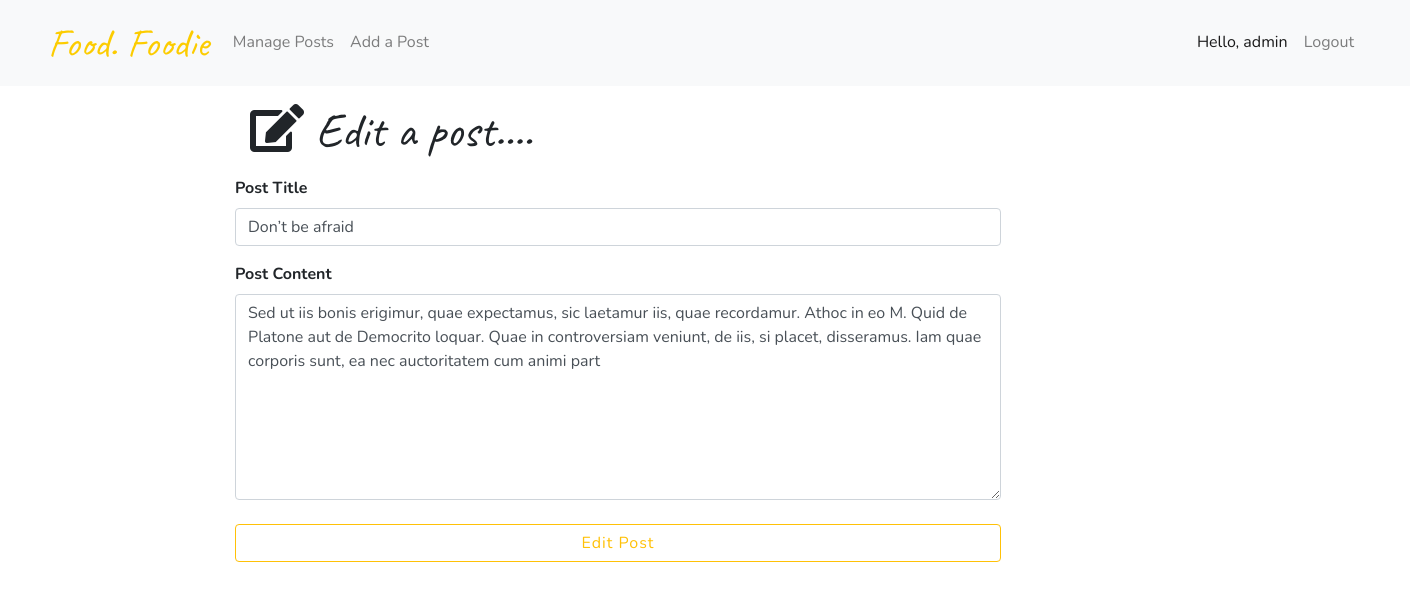
Screenshot of /admin/admin_edit.php?id=1 with the database file from the repository.
### tables this page shows
CREATE TABLE `post` (
  `ID` int(11) NOT NULL,
  `title` varchar(255) NOT NULL,
  `author` varchar(255) NOT NULL,
  `content` varchar(255) NOT NULL,
  `imgUrl` varchar(255) NOT NULL,
  `date_created` datetime NOT NULL DEFAULT CURRENT_TIMESTAMP
);

### admin/admin_edit.php (the view)
<?php
include_once '../admin/admin_header.php';
include '../db.php';
if(isset($_GET['id'])) {
  $id = $_GET['id'];
  $sql = "SELECT * FROM post WHERE ID = ?";
  $stmt = $conn->prepare($sql);
  $stmt->bind_param("s", $id);
  $stmt->execute();
  $results = $stmt->get_result();
  $rows = $results->fetch_assoc();
  $title = filter_var($rows['title'], FILTER_SANITIZE_STRING);
  $content = filter_var($rows['content'], FILTER_SANITIZE_STRING);
  $id = filter_var($rows['ID'], FILTER_SANITIZE_STRING);
} else if(isset($_POST['submit'])) {
  $id = $_POST['submit'];
  $title = $_POST['title'];
  $content = $_POST['content'];
  $sql = "UPDATE post SET post.content = ?, post.title = ? WHERE post.ID = ?";
  $stmt = $conn->prepare($sql);
  $stmt->bind_param("sss", $content, $title, $id);
  $stmt->execute();
  var_dump($stmt);
  if($stmt->affected_rows == 1 && $stmt->errno == 0) {
    $location = "Location: ./../showpost.php?id={$id}&update=true";
    header($location);
  }
}
 ?>
<div class="container-fluid pb-5 offset-md-2">
  <h2 class="display-4 mt-3 mb-3" style="font-family: 'Caveat', cursive; font-size: 3rem"><i class="fas fa-edit"></i> Edit a post....</h2>
  <div class="row">
    <form class="" action="admin_edit.php" method="post">
      <label class="font-weight-bold" for="title">Post Title</label>
      <input type="text" name="title" value="<?php if(isset($title)) {echo $title;} ?>" class="form-control" placeholder="Post title..."value="">
      <label class="font-weight-bold mt-3" for="content">Post Content</label>
      <textarea name="content" class="form-control" rows="8" cols="80"><?php if(isset($content)) {echo $content;} ?></textarea>
      <button type="submit" class="btn mt-4 btn-block btn-outline-warning" value="<?php if(isset($id)) {echo $id;} ?>" name="submit">Edit Post</button>
    </form>
  </div>
</div>

### style.css (style rules this page uses)
* { padding: 0; margin: 0; font-family: 'Nunito', sans-serif; box-sizing: border-box; }
button { background: #6caa7f; border-style: none; padding: 0.7rem 1.3rem; font-size: 0.9rem; font-weight: 700; letter-spacing: 1px; color: #fff; }

### rows the page displays
post: title "Don’t be afraid", content "Sed ut iis bonis erigimur, quae expectamus, sic laetamur iis, quae recordamur. Athoc in eo M. Quid de Platone aut de Democrito loquar. Quae in controversiam veniunt, de iis, si placet, disseramus. Iam quae corporis sunt, ea nec auctoritatem cum animi part"
